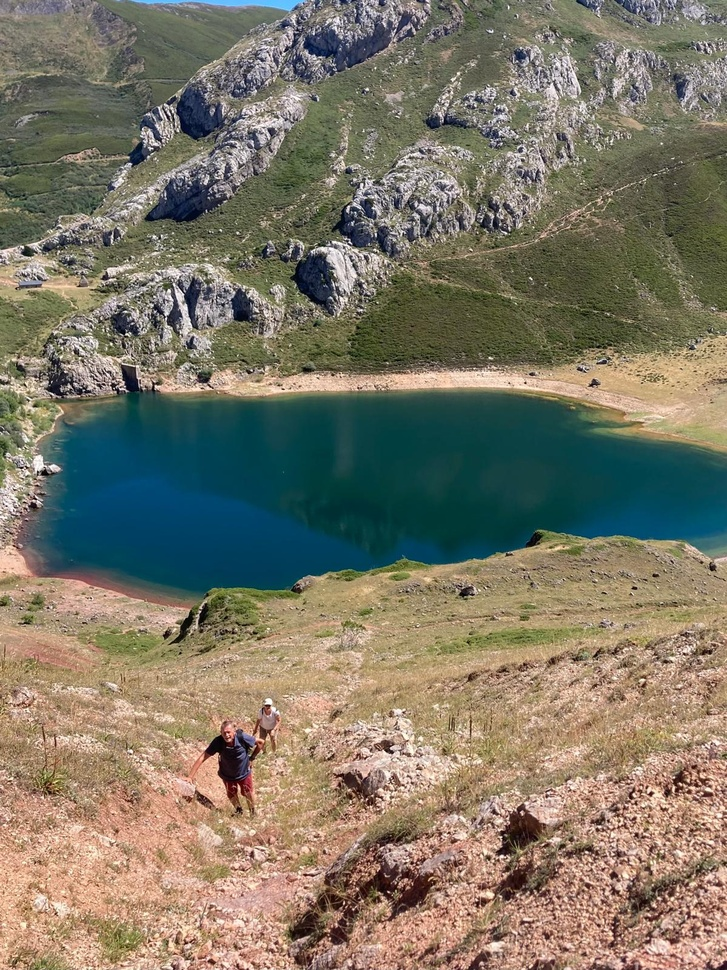
#> input picture images/image1.jpg, 727 x 970 px, shrunk from 1199 x 1600 before the run
$ python matrix_transfo.py
#> lines starting #> are read from the running program, lines starting #| are printed output that depends on the picture
# Import required libraries
import matplotlib.pyplot as plt
import numpy as np
import cv2

# Function to show two images side by side
def show_images_side_by_side(image1, image2, title1=None, title2=None, cmap1=None, cmap2=None):
    fig, axs = plt.subplots(1, 2, figsize=(12, 6))

    # Show the first image
    axs[0].imshow(image1, cmap=cmap1)
    if title1:
        axs[0].set_title(title1)
    axs[0].axis('off')  # Hide axis

    # Show the second image
    axs[1].imshow(image2, cmap=cmap2)
    if title2:
        axs[1].set_title(title2)
    axs[1].axis('off')  # Hide axis

    plt.show()

# Function to find keypoints and descriptors using ORB
def detect_and_compute(image):
    orb = cv2.ORB_create(nfeatures=500)  # ORB detector with 500 key points
    keypoints, descriptors = orb.detectAndCompute(image, None)
    return keypoints, descriptors

# Function to match keypoints between two images using Brute Force Matcher and RANSAC
def match_keypoints_and_find_homography(image1, image2, keypoints1, keypoints2, descriptors1, descriptors2):
    # Brute Force Matcher with Hamming distance (since ORB uses binary descriptors)
    bf = cv2.BFMatcher(cv2.NORM_HAMMING, crossCheck=True)

    # Match descriptors
    matches = bf.match(descriptors1, descriptors2)

    # Sort matches by distance (best matches first)
    matches = sorted(matches, key=lambda x: x.distance)

    # Extract location of matched keypoints
    pts1 = np.float32([keypoints1[m.queryIdx].pt for m in matches])
    pts2 = np.float32([keypoints2[m.trainIdx].pt for m in matches])

    # Find homography using RANSAC
    homography_matrix, mask = cv2.findHomography(pts1, pts2, cv2.RANSAC, 5.0)

    return matches, homography_matrix, mask

# Function to draw matched keypoints between two images
def draw_matches(image1, image2, keypoints1, keypoints2, matches, mask):
    # Draw only inliers (if mask is applied)
    inlier_matches = [matches[i] for i in range(len(matches)) if mask[i]]

    # Draw matches
    result = cv2.drawMatches(image1, keypoints1, image2, keypoints2, inlier_matches, None,
                             flags=cv2.DrawMatchesFlags_NOT_DRAW_SINGLE_POINTS)

    return result

# Read images
image1 = cv2.imread('images/image1.jpg', cv2.IMREAD_GRAYSCALE)
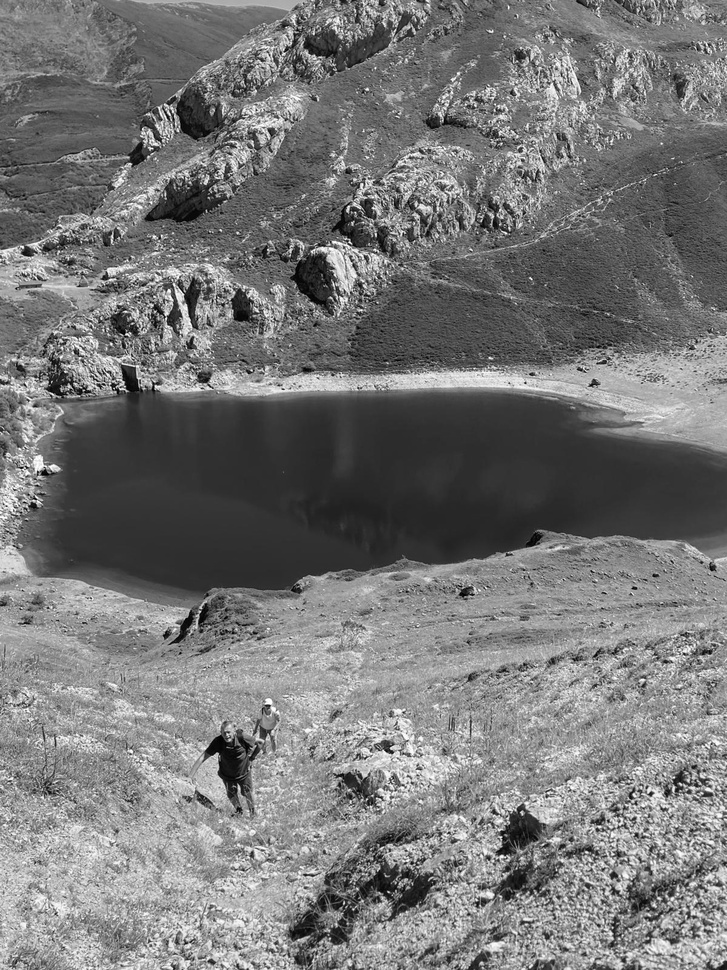
#> image1: shape (970, 727); min 0, max 255, mean 119
image2 = cv2.imread('images/image2.jpg', cv2.IMREAD_GRAYSCALE)
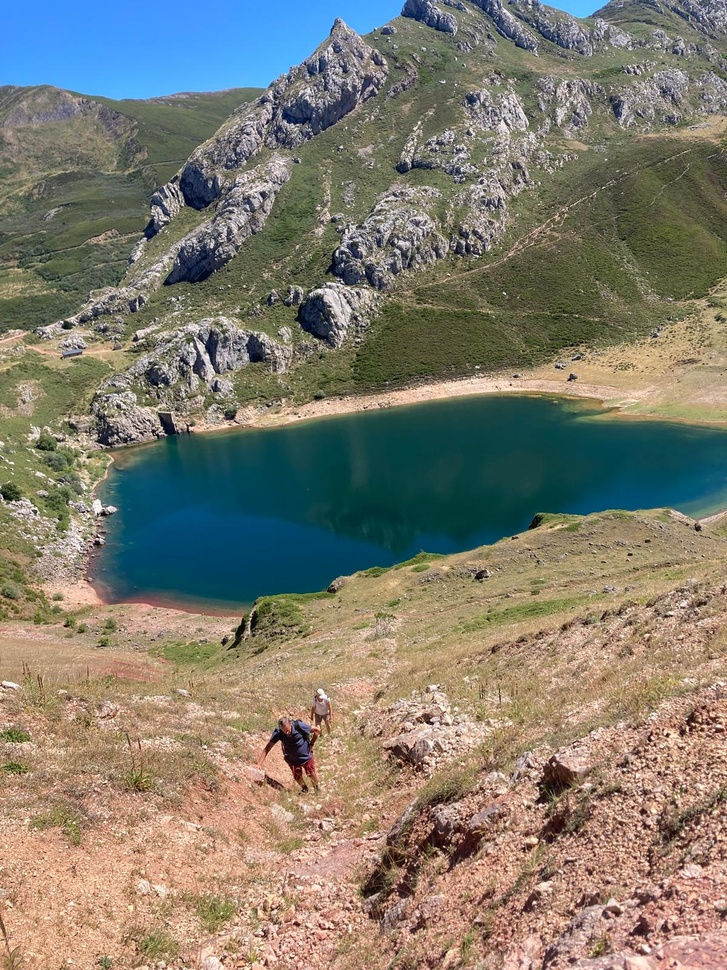
#> input picture images/image2.jpg, 727 x 970 px, shrunk from 1200 x 1600 before the run
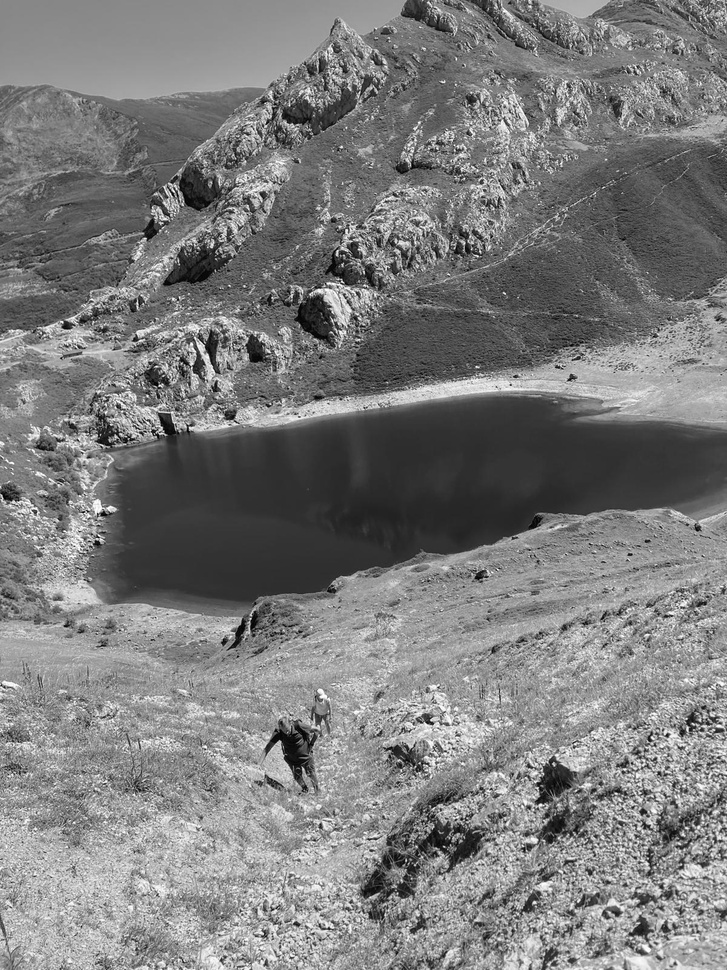
#> image2: shape (970, 727); min 0, max 255, mean 124

# Detect keypoints and compute descriptors for both images
keypoints1, descriptors1 = detect_and_compute(image1)
#> in detect_and_compute, `keypoints, descriptors = orb.detectAndCompute(image, None)`: keypoints = 500 keypoints; strongest (x, y, size): (155, 387, 31), (153, 383, 31), (650, 792, 31), (350, 242, 31)
#> keypoints1 has the same summary as keypoints in detect_and_compute
keypoints2, descriptors2 = detect_and_compute(image2)
#> in detect_and_compute (call 2), `keypoints, descriptors = orb.detectAndCompute(image, None)`: keypoints = 500 keypoints; strongest (x, y, size): (190, 428, 31), (667, 736, 31), (668, 734, 31), (161, 386, 31)
#> keypoints2 has the same summary as keypoints in detect_and_compute

# Match keypoints between the two images and compute the homography matrix using RANSAC
matches, homography_matrix, mask = match_keypoints_and_find_homography(image1, image2, keypoints1, keypoints2, descriptors1, descriptors2)
#> in match_keypoints_and_find_homography, `matches = bf.match(descriptors1, descriptors2)`: matches = 241 matches
#> in match_keypoints_and_find_homography, `pts1 = np.float32([keypoints1[m.queryIdx].pt for m in matches])`: pts1 = 241 pairs, first value 36 to 679, second value 46.08 to 938
#> in match_keypoints_and_find_homography, `pts2 = np.float32([keypoints2[m.trainIdx].pt for m in matches])`: pts2 = 241 pairs, first value 91 to 692, second value 116.4 to 903.7
#> in match_keypoints_and_find_homography, `homography_matrix, mask = cv2.findHomography(pts1, pts2, cv2.RANSAC, 5..`: homography_matrix = [[0.841, 0.0983, 18.8], [-0.122, 0.851, 113.4], [-4.07e-05, -1.11e-05, 1]]; mask = 241 values, max 1 at index 0, min 0 at index 206, mean 0.934
#> matches = 241 matches

# Draw matches and show the result
matched_image = draw_matches(image1, image2, keypoints1, keypoints2, matches, mask)
#> in draw_matches, `inlier_matches = [matches[i] for i in range(len(matches)) if mask[i]]`: inlier_matches = 225 matches
#> in draw_matches, `result = cv2.drawMatches(image1, keypoints1, image2, keypoints2, inlie..`:
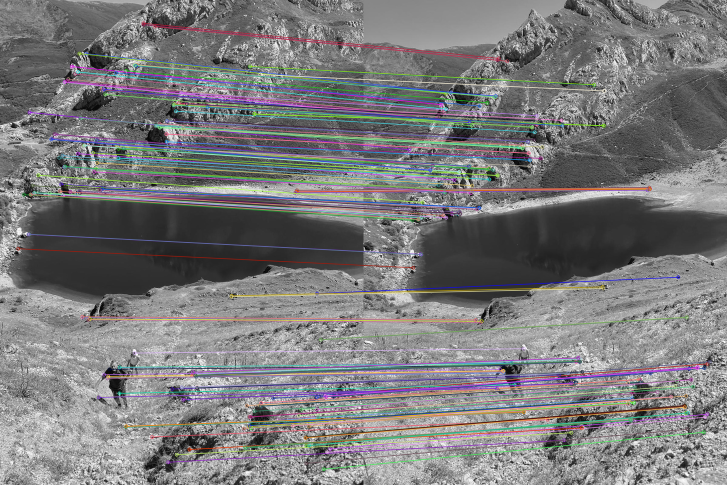
#> result: shape (970, 1454, 3) (shown at 1/2 size); mean of channels 0, 1, 2 122.9, 121.9, 122.5; drawn as B, G, R

# Display the matched keypoints
plt.figure(figsize=(12, 6))
plt.imshow(matched_image)
plt.title('Matched Keypoints with RANSAC')
plt.axis('off')
plt.show()

# Optionally, print the homography matrix
print("Homography Matrix:")
print(homography_matrix)
#| [[ 8.40756356e-01  9.82658374e-02  1.88039088e+01]
#|  [-1.21537439e-01  8.50726390e-01  1.13370743e+02]
#|  [-4.06771654e-05 -1.10560728e-05  1.00000000e+00]]
